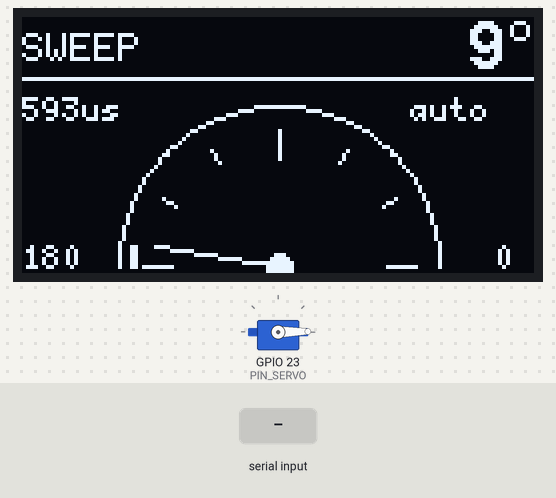
Bench run of a sketch on a simulated ESP32. On the bench: 128×64 one-colour display, servo. Inputs (shaded band) come from the test bench. What the sketch prints to the serial monitor is not drawn.

Above: at 2.9 s.
3.0 s: "200\n" received over Serial
At 5.2 s:
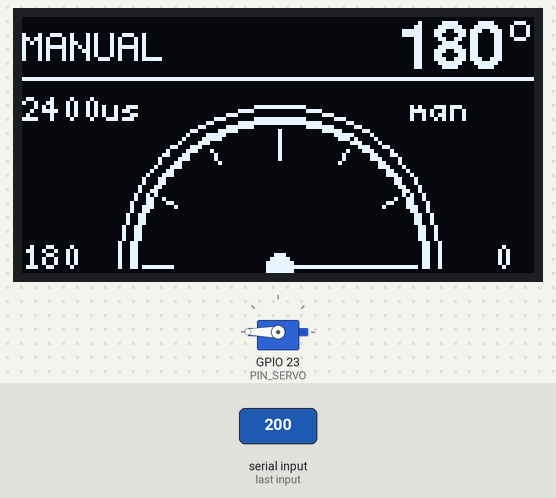
5.9 s: "p\n" received over Serial
At 6.8 s:
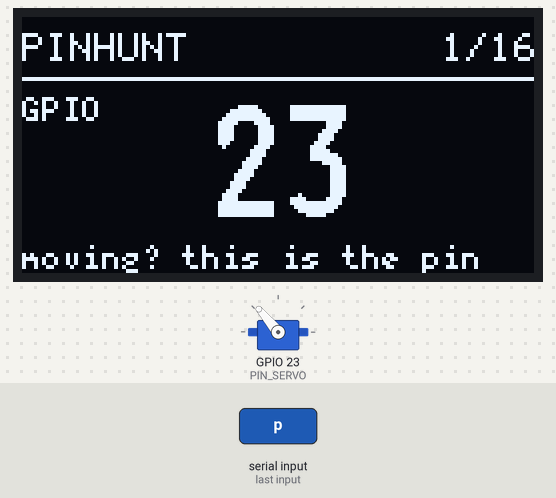
8.9 s: "s90\n" received over Serial
At 9.37 s:
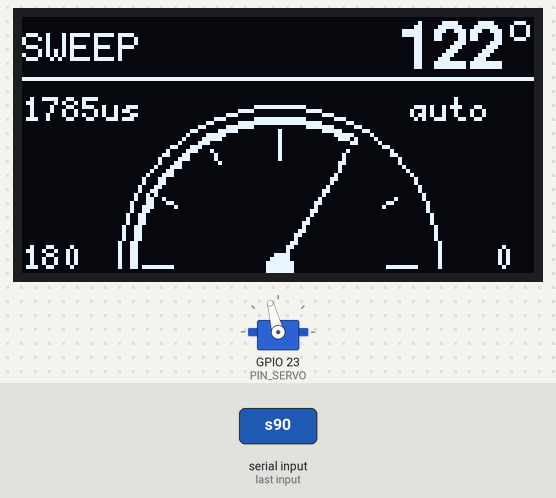
10.7 s: "I\n" received over Serial
At 12.06 s:
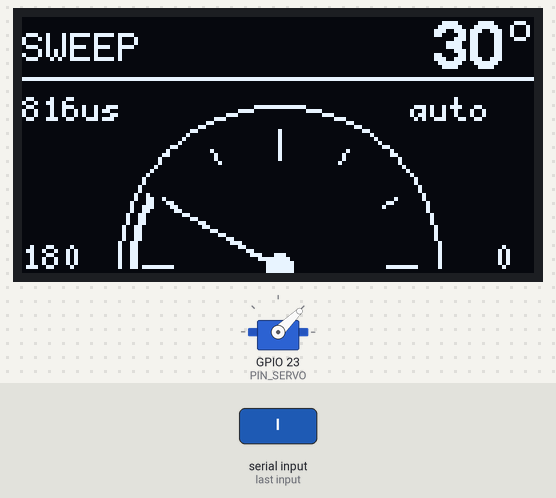
13.7 s: "c90\n" received over Serial
At 14.8 s:
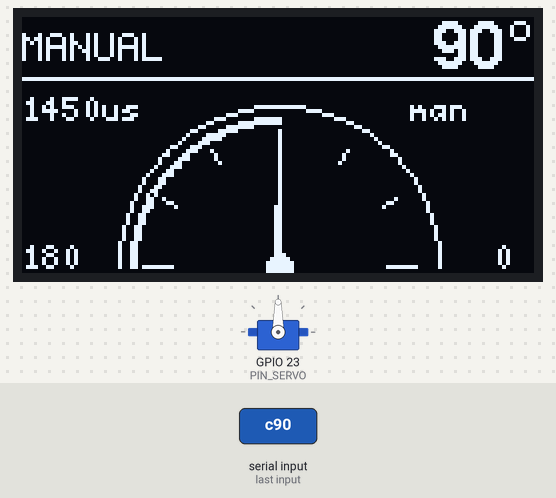
15.9 s: "0\n" received over Serial
At 18.1 s:
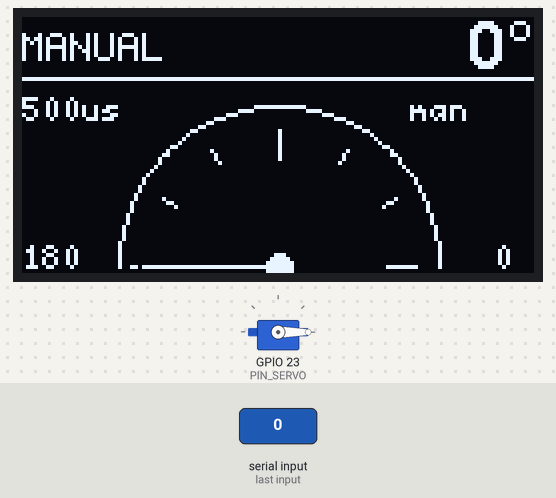
Timing chart, 0 to 19.1 s (numbered marks = the images above; inputs shaded):
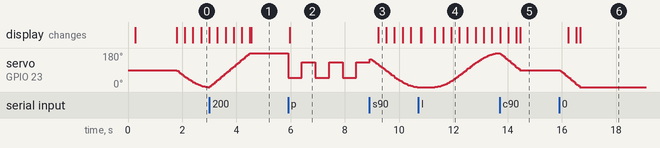

The sketch:

esp32-servo-oled.ino
```cpp
// ESP32 + SSD1306 OLED(128x64, yellow top band) + SG90-class servo
//   OLED SDA -> GPIO21, SCL -> GPIO22, VCC 3.3V
//   Servo signal -> GPIO23, VCC 5V (never power the servo from the 3.3V rail)
//
// Yellow band (top 16 px) : mode + angle readout
// Blue area               : 180 deg dial with ticks, progress arc and a needle
// Motion                  : cosine-eased sweep, or serial-commanded manual move (slew limited)
//
// The panel is probed on both pin orders (21/22 and 22/21) and re-probed every 2 s
// until it answers, so the servo demo keeps running while the display is being wired.

#include <Wire.h>
#include <U8g2lib.h>
#include <ESP32Servo.h>
#include <esp_log.h>

static const uint8_t PIN_SDA   = 21;
static const uint8_t PIN_SCL   = 22;
static const uint8_t PIN_SERVO = 23;

static const int ANG_MIN = 0;
static const int ANG_MAX = 180;
static const int US_MIN  = 500;    // SG90 pulse range; trim if the horn hits its stops
static const int US_MAX  = 2400;

static const uint32_t SWEEP_MS = 2500;   // one-way travel time
static const uint32_t DWELL_MS = 400;    // pause at each end
static const float    SLEW_DPS = 150.0;  // manual-move speed limit, deg/s
static const uint32_t SERVO_DT = 20;     // 50 Hz servo refresh
static const uint32_t OLED_DT  = 50;     // 20 Hz redraw
static const uint32_t PROBE_MS = 2000;   // rescan interval while no panel answers

// dial geometry, in the blue part of the panel
static const int CX = 64, CY = 62, R_ARC = 40, R_TICK = 34, R_NEEDLE = 31;

// one instance per pin order; only the one that answers is ever used
U8G2_SSD1306_128X64_NONAME_F_HW_I2C u8gNormal(U8G2_R0, U8X8_PIN_NONE, PIN_SCL, PIN_SDA);
U8G2_SSD1306_128X64_NONAME_F_HW_I2C u8gSwapped(U8G2_R0, U8X8_PIN_NONE, PIN_SDA, PIN_SCL);
U8G2 *disp = nullptr;

Servo servo;

// PINHUNT drives each candidate pin in turn so a mis-plugged signal wire can be
// found by watching which pin number is on screen when the horn twitches.
static const uint8_t HUNT_PINS[] = {23, 19, 18, 5, 17, 16, 4, 13, 14, 27, 26, 25, 33, 32, 2, 15};
static const uint8_t HUNT_N = sizeof(HUNT_PINS);
static const uint32_t HUNT_MS = 3000;   // time spent on each candidate pin

enum Mode { MODE_SWEEP, MODE_MANUAL, MODE_PINHUNT };
Mode  mode     = MODE_SWEEP;
float curAngle = 90.0;   // what the servo is holding
float tgtAngle = 90.0;   // where manual mode is heading
int   curUs    = 1500;
uint8_t oledAddr = 0;
bool  oledSwapped = false;

uint32_t tServo = 0, tOled = 0, tPhase = 0, tProbe = 0;
bool sweepUp = true, dwelling = false;

uint8_t  huntIdx  = 0;        // candidate pin currently being driven
uint8_t  servoPin = PIN_SERVO;
uint32_t tHunt    = 0;

// servo 0 deg -> right side of the dial, 180 deg -> left side
static inline float dialRad(float deg) { return PI * (1.0f - deg / 180.0f); }

static void polar(float deg, int r, int &x, int &y) {
  float a = dialRad(deg);
  x = CX + (int)lroundf(cosf(a) * r);
  y = CY - (int)lroundf(sinf(a) * r);
}

static void arc(int r, float fromDeg, float toDeg) {
  if (toDeg < fromDeg) { float t = fromDeg; fromDeg = toDeg; toDeg = t; }
  for (float d = fromDeg; d <= toDeg; d += 1.5f) {
    int x, y;
    polar(d, r, x, y);
    disp->drawPixel(x, y);
  }
}

// returns the SSD1306 address answering on this pin order, 0 if the bus is silent
uint8_t probeBus(uint8_t sda, uint8_t scl, bool verbose) {
  Wire.end();
  Wire.begin(sda, scl, 400000);
  uint8_t found = 0;
  for (uint8_t a = 1; a < 127; a++) {
    Wire.beginTransmission(a);
    if (Wire.endTransmission() == 0) {
      if (verbose) Serial.printf("  SDA%u/SCL%u: device at 0x%02X\n", sda, scl, a);
      if ((a == 0x3C || a == 0x3D) && !found) found = a;
    }
  }
  return found;
}

// try the documented wiring first, then the swapped one
bool findPanel(bool verbose) {
  uint8_t a = probeBus(PIN_SDA, PIN_SCL, verbose);
  bool swapped = false;
  if (!a) { a = probeBus(PIN_SCL, PIN_SDA, verbose); swapped = true; }
  if (!a) { Wire.end(); Wire.begin(PIN_SDA, PIN_SCL, 400000); return false; }

  oledAddr    = a;
  oledSwapped = swapped;
  disp        = swapped ? (U8G2 *)&u8gSwapped : (U8G2 *)&u8gNormal;
  disp->setI2CAddress(a << 1);
  disp->begin();
  disp->setBusClock(400000);
  Serial.printf("OLED 0x%02X on SDA%u/SCL%u%s\n", a,
                swapped ? PIN_SCL : PIN_SDA, swapped ? PIN_SDA : PIN_SCL,
                swapped ? "  (SDA/SCL are swapped vs the wiring note)" : "");

  disp->clearBuffer();
  disp->setFont(u8g2_font_6x12_tr);
  disp->drawStr(0, 11, "ESP32 SERVO");
  disp->setFont(u8g2_font_5x7_tr);
  disp->drawStr(0, 34, "OLED  SDA21 SCL22");
  disp->drawStr(0, 46, "SERVO GPIO23  50Hz");
  disp->drawStr(0, 58, "serial 115200");
  disp->sendBuffer();
  return true;
}

// ---- loopback pulse check ------------------------------------------------
// Jumper the servo signal pin to MON_PIN and the board measures its own output,
// which settles whether the pin is really producing servo pulses.
static const uint8_t MON_PIN = 19;
volatile uint32_t monRise = 0, monHigh = 0, monPeriod = 0, monCount = 0;

volatile uint8_t monPin = 0;

void IRAM_ATTR monIsrPin() {
  uint32_t t = micros();
  if (digitalRead(monPin)) {
    if (monRise) monPeriod = t - monRise;
    monRise = t;
    monCount++;
  } else if (monRise) {
    monHigh = t - monRise;
  }
}

// pin == servoPin reads the driven pin back with no jumper at all; any other pin
// expects a jumper from the servo signal pin to it.
void measurePulse(uint8_t pin) {
  monPin = pin;
  if (pin != servoPin) pinMode(pin, INPUT_PULLDOWN);
  monRise = monHigh = monPeriod = monCount = 0;
  attachInterrupt(digitalPinToInterrupt(pin), monIsrPin, CHANGE);
  uint32_t t0 = millis();
  while (millis() - t0 < 500) delay(10);
  detachInterrupt(digitalPinToInterrupt(pin));

  Serial.printf("measure GPIO%u (servo on GPIO%u): %u pulses / 500 ms", pin, servoPin, monCount);
  if (monCount)
    Serial.printf(", high=%u us, period=%u us (%.1f Hz), commanded=%d us\n",
                  monHigh, monPeriod, monPeriod ? 1000000.0 / monPeriod : 0.0, curUs);
  else if (pin == servoPin)
    Serial.printf(" - readback unavailable on a driven pin; jumper GPIO%u to GPIO%u and run m%u\n",
                  servoPin, MON_PIN, MON_PIN);
  else
    Serial.printf(" - nothing: no jumper GPIO%u->GPIO%u, or the pin is not driving\n", servoPin, pin);
}

const char *modeName() {
  return mode == MODE_SWEEP ? "SWEEP" : (mode == MODE_MANUAL ? "MANUAL" : "PINHUNT");
}

// full-screen readout of the pin being driven right now
void drawHunt() {
  char buf[24];
  disp->clearBuffer();
  disp->setFont(u8g2_font_6x12_tr);
  disp->drawStr(0, 11, "PINHUNT");
  snprintf(buf, sizeof(buf), "%u/%u", huntIdx + 1, HUNT_N);
  disp->drawStr(128 - disp->getStrWidth(buf), 11, buf);
  disp->drawHLine(0, 15, 128);

  disp->setFont(u8g2_font_logisoso28_tn);
  snprintf(buf, sizeof(buf), "%u", HUNT_PINS[huntIdx]);
  disp->drawStr((128 - disp->getStrWidth(buf)) / 2, 50, buf);

  disp->setFont(u8g2_font_5x7_tr);
  disp->drawStr(0, 26, "GPIO");
  disp->drawStr(0, 63, "moving? this is the pin");
  disp->sendBuffer();
}

void draw() {
  char buf[16];
  if (mode == MODE_PINHUNT) { drawHunt(); return; }
  disp->clearBuffer();

  // ---- yellow status band -------------------------------------------------
  disp->setFont(u8g2_font_6x12_tr);
  disp->drawStr(0, 11, modeName());

  disp->setFont(u8g2_font_helvB12_tr);
  snprintf(buf, sizeof(buf), "%d", (int)lroundf(curAngle));
  int w = disp->getStrWidth(buf);
  disp->drawStr(128 - w - 8, 13, buf);          // leave 8 px for the degree mark
  disp->drawCircle(128 - 4, 3, 2);              // degree symbol

  disp->drawHLine(0, 15, 128);

  // ---- dial ---------------------------------------------------------------
  int x, y, x2, y2;
  arc(R_ARC, ANG_MIN, ANG_MAX);                       // full travel range
  for (int d = ANG_MIN; d <= ANG_MAX; d += 30) {      // ticks every 30 deg
    polar(d, R_TICK, x, y);
    polar(d, (d % 90 == 0) ? R_TICK - 7 : R_TICK - 4, x2, y2);
    disp->drawLine(x, y, x2, y2);
  }
  arc(R_ARC - 3, ANG_MIN, curAngle);                  // travelled portion
  arc(R_ARC - 4, ANG_MIN, curAngle);

  polar(curAngle, R_NEEDLE, x, y);                    // needle
  disp->drawLine(CX, CY, x, y);
  disp->drawLine(CX - 1, CY, x, y);
  disp->drawDisc(CX, CY, 3);

  disp->setFont(u8g2_font_5x7_tr);
  disp->drawStr(0, 63, "180");
  disp->drawStr(118, 63, "0");
  snprintf(buf, sizeof(buf), "%dus", curUs);
  disp->drawStr(0, 26, buf);
  disp->drawStr(97, 26, mode == MODE_SWEEP ? "auto" : "man");

  disp->sendBuffer();
}

void applyServo(float ang) {
  ang = constrain(ang, (float)ANG_MIN, (float)ANG_MAX);
  curUs = (int)lroundf(US_MIN + (US_MAX - US_MIN) * (ang - ANG_MIN) / (float)(ANG_MAX - ANG_MIN));
  servo.writeMicroseconds(curUs);
}

// move the servo signal to another pin at runtime
void useServoPin(uint8_t pin) {
  servoPin = pin;
  if (servo.attached()) servo.detach();
  servo.setPeriodHertz(50);
  servo.attach(pin, US_MIN, US_MAX);
  applyServo(curAngle);
}

void setMode(Mode m) {
  mode   = m;
  tPhase = millis();
  if (m == MODE_PINHUNT) {
    huntIdx = 0;
    tHunt   = millis();
    useServoPin(HUNT_PINS[0]);
    Serial.printf("pinhunt: driving GPIO%u\n", HUNT_PINS[0]);
  }
  if (m == MODE_SWEEP) {  // resume the sweep from wherever the horn currently sits
    sweepUp  = curAngle < (ANG_MIN + ANG_MAX) / 2.0f;
    dwelling = false;
    float done = (sweepUp ? (curAngle - ANG_MIN) : (ANG_MAX - curAngle)) / (float)(ANG_MAX - ANG_MIN);
    tPhase = millis() - (uint32_t)(SWEEP_MS * done);
  }
}

void handleSerial() {
  static char buf[16];
  static uint8_t n = 0;
  while (Serial.available()) {
    char c = Serial.read();
    if (c == '\r') continue;
    if (c != '\n' && n < sizeof(buf) - 1) { buf[n++] = c; continue; }
    buf[n] = '\0';
    n = 0;
    if (buf[0] == '\0') continue;
    if (buf[0] == 's' || buf[0] == 'S')      { setMode(MODE_SWEEP); Serial.println("mode=SWEEP"); }
    else if (buf[0] == 'c' || buf[0] == 'C') { tgtAngle = 90; setMode(MODE_MANUAL); Serial.println("center"); }
    else if (buf[0] == 'i' || buf[0] == 'I') { Serial.println("i2c scan:"); if (!findPanel(true)) Serial.println("  bus silent"); }
    else if (buf[0] == 'p' || buf[0] == 'P') { setMode(MODE_PINHUNT); }
    else if (buf[0] == 'm' || buf[0] == 'M') { // m -> read the servo pin back, m19 -> read GPIO19
      long p = strtol(buf + 1, nullptr, 10);
      measurePulse((buf[1] && p >= 0 && p <= 39) ? (uint8_t)p : servoPin);
    }
    else if (buf[0] == 'u' || buf[0] == 'U') { // u23 -> keep driving GPIO23
      long p = strtol(buf + 1, nullptr, 10);
      if (p >= 0 && p <= 39) { useServoPin((uint8_t)p); setMode(MODE_SWEEP); Serial.printf("servo pin=GPIO%ld\n", p); }
      else Serial.println("usage: u<gpio>");
    }
    else if (buf[0] == '?')                  { Serial.printf("mode=%s angle=%.1f us=%d pin=GPIO%u oled=0x%02X%s\n",
                                                 modeName(), curAngle, curUs, servoPin,
                                                 oledAddr, oledSwapped ? " (swapped)" : ""); }
    else {
      char *end;
      long v = strtol(buf, &end, 10);
      if (end != buf) {
        tgtAngle = constrain((float)v, (float)ANG_MIN, (float)ANG_MAX);
        setMode(MODE_MANUAL);
        Serial.printf("target=%.0f\n", tgtAngle);
      } else {
        Serial.println("cmd: <0-180> | s | c | i | p(inhunt) | u<gpio> | m[gpio] measure | ?");
      }
    }
  }
}

void setup() {
  Serial.begin(115200);
  delay(200);
  esp_log_level_set("i2c.master", ESP_LOG_NONE);   // a missing panel must not flood the console

  if (!findPanel(true)) Serial.println("OLED not answering yet - servo runs, bus is rescanned every 2 s");

  ESP32PWM::allocateTimer(0);
  servo.setPeriodHertz(50);
  servo.attach(PIN_SERVO, US_MIN, US_MAX);
  applyServo(curAngle);

  delay(1500);
  Serial.println("cmd: <0-180> | s | c | i | p(inhunt) | u<gpio> | m[gpio] measure | ?");
  setMode(MODE_SWEEP);
}

void loop() {
  handleSerial();
  uint32_t now = millis();

  if (!disp && now - tProbe >= PROBE_MS) {   // keep looking so live rewiring is picked up
    tProbe = now;
    findPanel(false);
  }

  if (now - tServo >= SERVO_DT) {
    tServo = now;
    if (mode == MODE_SWEEP) {
      uint32_t el = now - tPhase;
      if (dwelling) {
        if (el >= DWELL_MS) { dwelling = false; sweepUp = !sweepUp; tPhase = now; }
      } else if (el >= SWEEP_MS) {
        curAngle = sweepUp ? ANG_MAX : ANG_MIN;
        dwelling = true;
        tPhase   = now;
      } else {
        float t = (float)el / SWEEP_MS;
        float e = 0.5f * (1.0f - cosf(PI * t));   // ease in/out: no jerk at the ends
        curAngle = sweepUp ? ANG_MIN + (ANG_MAX - ANG_MIN) * e
                           : ANG_MAX - (ANG_MAX - ANG_MIN) * e;
      }
    } else if (mode == MODE_PINHUNT) {
      if (now - tHunt >= HUNT_MS) {               // next candidate pin
        tHunt   = now;
        huntIdx = (huntIdx + 1) % HUNT_N;
        useServoPin(HUNT_PINS[huntIdx]);
        Serial.printf("pinhunt: driving GPIO%u\n", HUNT_PINS[huntIdx]);
      }
      // a big, obvious 1 Hz twitch so it is unmistakable which pin is live
      curAngle = ((now - tHunt) / 500) % 2 ? 130.0f : 50.0f;
    } else {
      float step = SLEW_DPS * SERVO_DT / 1000.0f;  // rate limited so it never slams
      if (fabsf(tgtAngle - curAngle) <= step) curAngle = tgtAngle;
      else curAngle += (tgtAngle > curAngle) ? step : -step;
    }
    applyServo(curAngle);
  }

  if (disp && now - tOled >= OLED_DT) { tOled = now; draw(); }
}
```

Measured:
- after the input at 3.0 s, the display: first changes after 0.30 s (image 1 shows a later state)
- after the input at 5.9 s, servo on GPIO 23 (PIN_SERVO): alternates 130° for 0.50 s and 50° for 0.50 s, starting at once; the display: changes after 0.06 s (image 2)
- after the input at 8.9 s, the display: changes after 0.32 s (image 3)
- after the input at 10.7 s, the display: first changes after 0.09 s (image 4 shows a later state)
- after the input at 15.9 s, servo on GPIO 23 (PIN_SERVO): moves from 90° to 0° over 0.72 s, starting at once; the display: first changes after 0.33 s (image 6 shows a later state)
